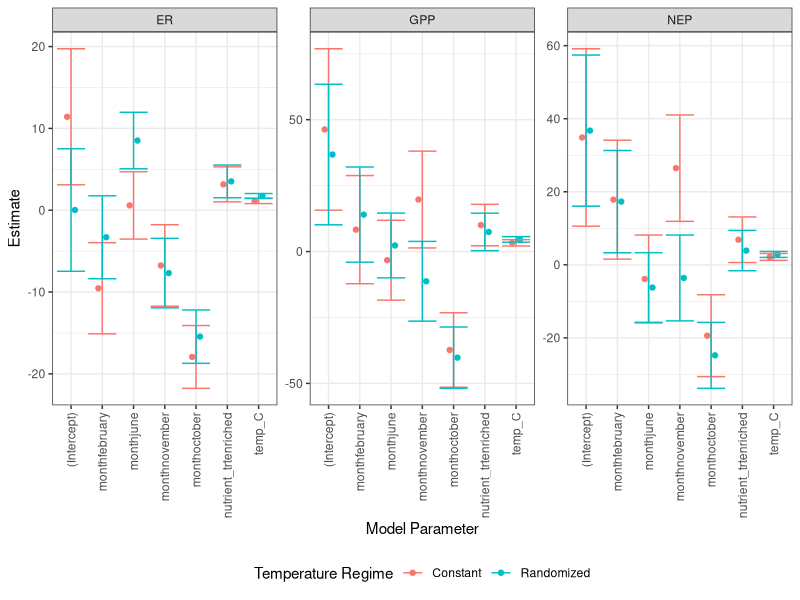

This chart was generated by the following R code:
# Script to test whether temperature and nutrient effects differed between rocks exposed to a single temperature vs. those that switched temperatures between nutrient trials

# libraries -----
library(ggplot2)
library(tidyverse)
library(lubridate)
library(broom)

# Data import ------
# dataframe with metabolic rate data, but preliminary experiment data is excluded
dat_clean <- read_csv("data/main_analysis/cleaned_rate_data.csv")

# Constant temp data
constant_temp <- dat_clean %>% 
  group_by(month, exp_ID, rock_ID) %>% 
  arrange(month, exp_ID, rock_ID) %>% 
  filter(temp_C == lag(temp_C) | temp_C == lead(temp_C))

# randomized temp data
randomized_temp <- dat_clean %>% 
  group_by(month, exp_ID, rock_ID) %>% 
  arrange(month, exp_ID, rock_ID) %>% 
  filter(temp_C != lag(temp_C) | temp_C != lead(temp_C))

# sample sizes
samp_size <- dat_clean %>% 
  group_by(month, exp_ID, rock_ID) %>% 
  arrange(month, exp_ID, rock_ID) %>% 
  mutate(temp_regime = case_when(
    temp_C != lag(temp_C) | temp_C != lead(temp_C) ~ "randomized",
    temp_C == lag(temp_C) | temp_C == lead(temp_C) ~ "constant"
    )) %>% 
  pivot_longer(c(GPP_mgO2_d_gAFDW_2, ER_mgO2_d_gAFDW_2, NEP_mgO2_d_gAFDW_2), names_to = "parameter", values_to = "value") %>% 
  group_by(temp_regime, month, parameter) %>% 
  summarise(n())

# Models ----
response_vars <- c("GPP_mgO2_d_gAFDW_2", "NEP_mgO2_d_gAFDW_2", "ER_mgO2_d_gAFDW_2")

# constant temp samples
constant_models <- response_vars %>%
  set_names() %>%   # keeps names in the output
  map(~ lm(as.formula(paste(.x, "~ temp_C + nutrient_trt + month")), data = constant_temp))


# randomized temp samples
randomized_models <- response_vars %>%
  set_names() %>%   # keeps names in the output
  map(~ lm(as.formula(paste(.x, "~ temp_C + nutrient_trt + month")), data = randomized_temp))


# Model Summaries -----
# Tidy the parameter estimates for each model set and name the model set they belong to
tidy_constant <- constant_models %>% map_dfr(tidy, .id = "response_var") %>% mutate(model_set = "Constant")

tidy_randomized <- randomized_models %>% map_dfr(tidy, .id = "response_var") %>% 
  mutate(model_set = "Randomized")

# combine data frames
all_models <- bind_rows(tidy_constant, tidy_randomized)

# Compare Estimates -----
# Create a new facet labels
new_labels <- c(
  ER_mgO2_d_gAFDW_2 = "ER",
  GPP_mgO2_d_gAFDW_2 = "GPP",
  NEP_mgO2_d_gAFDW_2 = "NEP"
)

p <- ggplot(all_models, aes(x = term, y = estimate, color = model_set)) +
  geom_point(position = position_dodge(width = 0.5)) +
  geom_errorbar(aes(ymin = estimate - std.error, ymax = estimate + std.error))+
  facet_wrap(~ response_var, scales = "free", labeller = labeller(response_var = new_labels)) +
  scale_color_discrete(name = "Temperature Regime")+
  theme_bw()+
  labs(x = "Model Parameter", y = "Estimate")+
  theme(axis.text.x = element_text(angle = 90, vjust = 0.5, hjust = 1),
        legend.position = "bottom")

# Figure S2 -----
ggsave("plots/final_paper/FigureS2.png", plot = p, height = 4, width = 6.5, dpi = 600)


